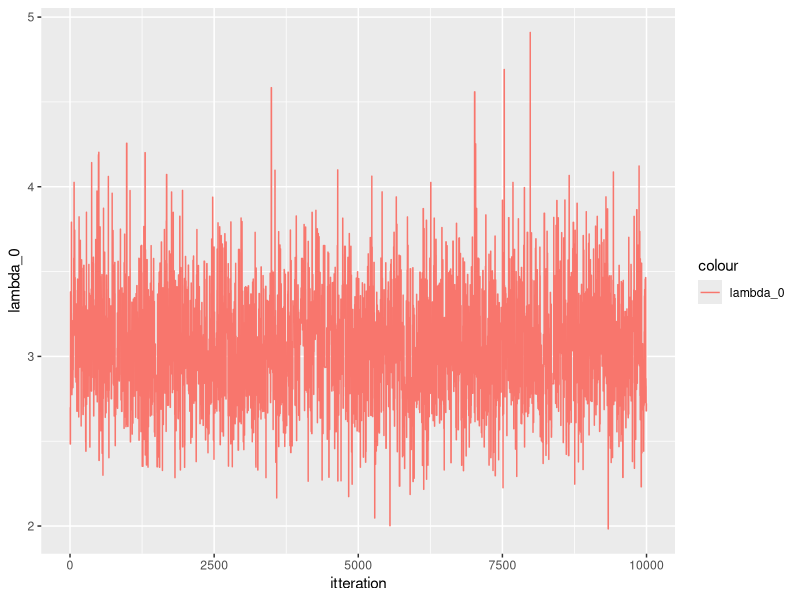
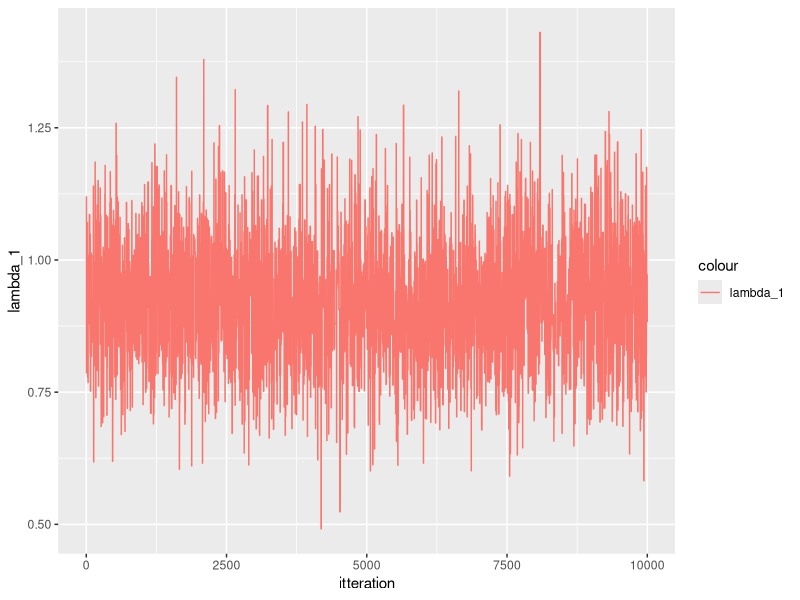
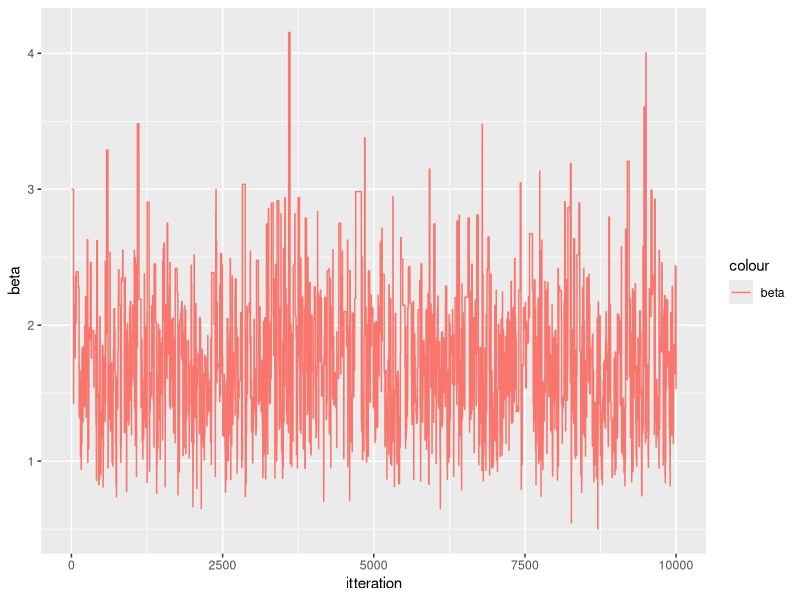
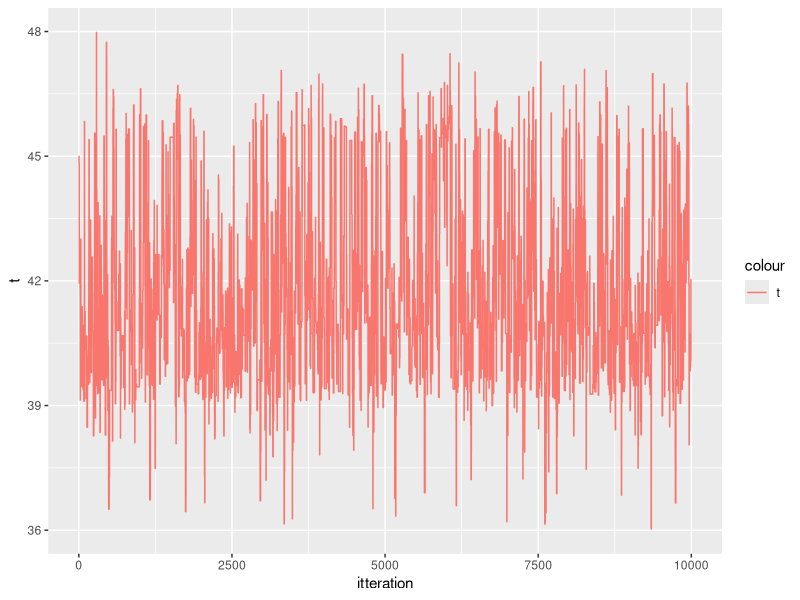

The R script that drew these images, in order:
#MH block

library(boot)
library(data.table)
library(tidyr)
library(ggplot2)

data <- as.data.table(coal)
data[, event:= 1]
data[, cum_event := cumsum(event)]
data[, date := date- 1851]




f_target_1 <- function(lambda_0, lambda_1, t, t_0, t_2, beta, y_0, y_1){
  if(t<t_0){
    return (0)
  }
  if(t> t_2){
    return (0)
  }
  return(exp(-lambda_0*(t-t_0) - lambda_1*(t_2-t)- (1/beta)*(lambda_0 + lambda_1))*lambda_0^{y_0+ 1}*lambda_1^{y_1+1})
}

f_prop_1 <- function(lambda_0, lambda_1, t_given, t_cur, t_0, t_2, beta, y_0, y_1, sigma_t){
  if(t<t_0){
    retval <- 0
  }
  if(t> t_2){
   retval <- 0
  }
  #return(exp(-lambda_0*(t-t_0) - lambda_1*(t_2-t)- beta*(lambda_0 + lambda_1))*lambda_0^y_0*lambda_1^y_1)
  
  
  retval <- dgamma(lambda_0, (y_0 +2), scale= (1/(t_cur - t_0 + 1/beta)))*dgamma(lambda_1, (y_1 +2), scale= (1/(t_2 - t_cur + 1/beta)))*dnorm(t, t_given,sigma_t)
  print("retval_prop")
  print(retval)
}

f_target_2 <- function(lambda_0, lambda_1, beta, t_0, t_2, t, y_0, y_1){
  if(beta<0){
    return (0)
  }
  print("beta_target")
  print(beta)
  return(exp(-lambda_0*(t-t_0) - lambda_1*(t_2-t)- (1/beta)*(lambda_0 + lambda_1+1))*lambda_0^{y_0+ 1}*lambda_1^{y_1+1})*(1/beta^5)
}

f_prop_2 <- function(lambda_0, lambda_1, t, t_0, t_2, beta_cur, beta_given, y_0, y_1, sigma_beta){
    print("beta_prop")
    print(beta_cur)
    #return(exp(-lambda_0*(t-t_0) - lambda_1*(t_2-t)- beta*(lambda_0 + lambda_1))*lambda_0^y_0*lambda_1^y_1)
    # print((1/(t - t_0 + 1/beta_cur)))
    # print(1/(t_2 - t + 1/beta_cur))
    print("scale_prop")
    print(1/(t - t_0 + 1/beta_cur))
    print(1/(t_2 - t + 1/beta_cur))
    print("lambda")
    print(lambda_0)
    print(lambda_1)
    retval <- dgamma(lambda_0, (y_0 +2), scale= (1/(t - t_0 + 1/beta_cur)))*
        dgamma(lambda_1, (y_1+2), scale= (1/(t_2 - t + 1/beta_cur)))*
        dnorm(beta_cur, beta_given, sigma_beta)

  print("retval prop")
  print(retval)
  return (retval)
}

MH_alg <- function(n,data, t_0,t_2, t, lambda_0,lambda_1, beta, sigma_t, sigma_beta){
  
  
  y_0 = sum(data[date <t]$event)
  y_1 = sum(data[date>= t]$event)
  y_0
  y_1
  results <- matrix(nrow = n, ncol = 5)
  results[1, 1:5] <- c(t, lambda_0, lambda_1, beta, 1)
  for(i in 2:(n)){
    print(i)
    if(i %% 2 == 0){
      beta <- results[i-1, 4]
      beta
      t_old <- results[i-1, 1]
      t_old
      t_new <- rnorm(1, t_old, sigma_t)
      print("t_new")
      print(t_new)
      if(t_new <t_0 | t_new > t_2){
        results[i,1:5] <- c(t_old, lambda_0_old, lambda_1_old, beta, 0)
      }else{
     
        #print("t")
        #print(results[i-1,1])
        y_0_old = sum(data[date <t_old]$event)
        y_1_old = sum(data[date>= t_old]$event)
        y_0_n = sum(data[date <t_new]$event)
        y_1_n = sum(data[date>= t_new]$event)
        #print(i)
        #gibs step
        #t <- rexp(1, 1/(lambda_0 - lambda_1)) #must be wrong! 
        lambda_0_old <- results[i-1, 2]
        lambda_1_old <- results[i-1, 3]
        lambda_0 <- rgamma(1, (y_0 +2), scale= (1/(t_new - t_0 + 1/beta)))
         print("scale")
         print(1/(t_new - t_0 + 1/beta))
        # print("t")
        # print(t_new)
         print("beta")
         print(beta)
        lambda_1 <- rgamma(1, (y_1+2), scale=(1/(t_2 - t_new + 1/beta)))
        # print(lambda_0)
        # print(lambda_1)
        
        target_ratio <-  f_target_1(lambda_0, lambda_1, t_new, t_0, t_2, beta, y_0_n, y_1_n)/
          f_target_1(lambda_0_old, lambda_1_old, t_old, t_0, t_2, beta, y_0_old, y_1_old)
        target_ratio
        prop_ratio <- f_prop_1(lambda_0_old, lambda_1_old, t_cur = t_old, t_given = t_new,  t_0, t_2, beta, y_0_old, y_1_old, sigma_t = sigma_t)/
          f_prop_1(lambda_0, lambda_1, t_new, t_given = t_old, t_0, t_2, beta, y_0, y_1, sigma_t = sigma_t)
        prop_ratio
        a <- target_ratio*prop_ratio
        a
        a <- min(1, a)
        a
        print("a")
        print(a)
        u <- runif(1)
        u
        if (u< a){
          results[i, 1:5] <- c(t_new, lambda_0, lambda_1, beta, a)
        } else{
          results[i,1:5] <- c(t_old, lambda_0_old, lambda_1_old, beta, a)
        }
      }
    }
    else{
      t <- results[i-1, 1]
      t
      beta_old <- results[i-1, 4]
      
      beta_new <-  rgamma(1, 6, scale = 1/(lambda_0 + lambda_1 + 1)) 
      
      #WHEN WE DO AS IN THE EXERCISE THINGS CRASH
      
      #beta_new <- rnorm(1, mean = beta_old, sd = sigma_beta)
      
      y_0 = sum(data[date <results[i-1,1]]$event)
      y_1 = sum(data[date>= results[i-1,1]]$event)
      if(beta_new< 0){
        results[i,1:5] <- c(t, lambda_0_old, lambda_1_old, beta_old, 0)
      }else {
        print("t")
        print(t)
        print("beta_o")
        print(beta_old)
        print("beta_n")
        print(beta_new)

        
        lambda_0_n <- rgamma(1, (y_0 + 2), scale= (1/(t_old - t_0 + 1/beta_new)))
        lambda_1_n <- rgamma(1, (y_1 + 2), scale=(1/(t_2 - t_old + 1/beta_new)))
        lambda_0_n
        lambda_1_n
        # print(lambda_0)
        # print(lambda_1)
        
        lambda_0_old <- results[i-1, 2]
        lambda_1_old <- results[i-1, 3]
        
        target_ratio <-  f_target_2(lambda_0, lambda_1, beta_new, t_0, t_2, t, y_0, y_1)/
          f_target_2(lambda_0_old, lambda_1_old, beta_old, t_0, t_2, t, y_0, y_1)
        target_ratio
        
        # THIS ONE RETURNS 0 AND MAKES EVERYTHING CRASH
        
        prop_ratio <- f_prop_2(lambda_0_old, lambda_1_old, beta_cur = beta_old, beta_given = beta_new, t = t, t_0 = t_0, t_2 = t_2, y_0, y_1, sigma_beta = sigma_beta)/
          f_prop_2(lambda_0, lambda_1, beta_cur = beta_new, beta_given = beta_old, t_0 = t_0, t_2 = t_2, t = t, y_0, y_1, sigma_beta = sigma_beta)
        prop_ratio
        
        
        
        # prop_ratio <- (dgamma(lambda_0_old, (y_0 +2), scale= (1/(t - t_0 + 1/beta_old)))*
        #   dgamma(lambda_1_old, (y_1+2), scale= (1/(t_2 - t + 1/beta_old)))*
        #   dgamma(beta_old,  6, scale = 1/(lambda_0_old + lambda_1_old + 1)))/
        #   (dgamma(lambda_0_n, (y_0 +2 ), scale= (1/(t - t_0 + 1/beta_new)))*
        #   dgamma(lambda_1_n, (y_1 +2 ), scale= (1/(t_2 - t+ 1/beta_new)))*
        #   dgamma(beta_new,  6, scale = 1/(lambda_0_n + lambda_1_n + 1)))

        
        #print(target_ratio)
        print("Prop_ratio")
        print(prop_ratio)
        a <- min(1, target_ratio*prop_ratio)
        a
        print("a")
        print(a)
        u <- runif(1)
        u
        if (u< a){
          results[i, 1:5] <- c(t, lambda_0, lambda_1, beta_new, a)
        } else{
          results[i,1:5] <- c(t, lambda_0_old, lambda_1_old, beta_old, a)
        }
      }
    }
  }
  return (results)
}




t =45

lambda_0 <- 135/50
lambda_1 <-  56/50
beta = 3

n = 10000
t_0 = 0
t_2 = 112 #maybe should be 1963? 
sigma_t = 3
sigma_beta = 0.1

sim_MH <- MH_alg(n,data, t_0, t_2, t, lambda_0,lambda_1, beta, sigma_t = sigma_t, sigma_beta = sigma_beta)

sim_MH <- as.data.table(sim_MH)

setnames(sim_MH, c("t", "lambda_0", "lambda_1", "beta", "a"))

sim_MH[, itteration := seq(1:n)]
sim_MH

q <- ggplot(data = sim_MH, aes(x = itteration) )
q <- q + geom_line(aes(y = lambda_0, colour = "lambda_0"))
q
q <- ggplot(data = sim_MH, aes(x = itteration) )
q <- q + geom_line(aes(y = lambda_1, colour = "lambda_1"))
q
q <- ggplot(data = sim_MH, aes(x = itteration) )
q <- q + geom_line(aes(y = beta, colour = "beta"))
q
q <- ggplot(data = sim_MH, aes(x = itteration) )
q <- q + geom_line(aes(y = t, colour = "t"))
q


#only beta has a burn in period! kind of

summary(sim_MH)
2.92*45 + 0.92*(112-45)
